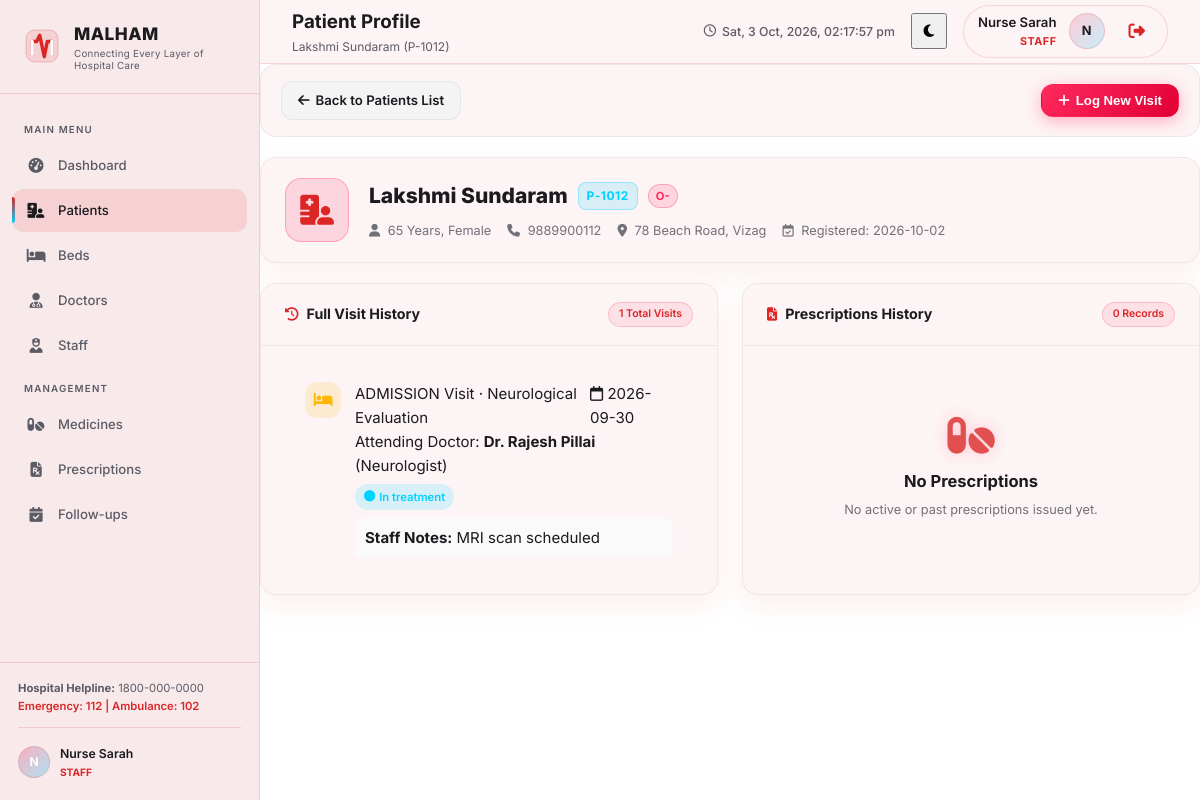
/patients/12 (signed in), run on an earlier commit of the app's database.
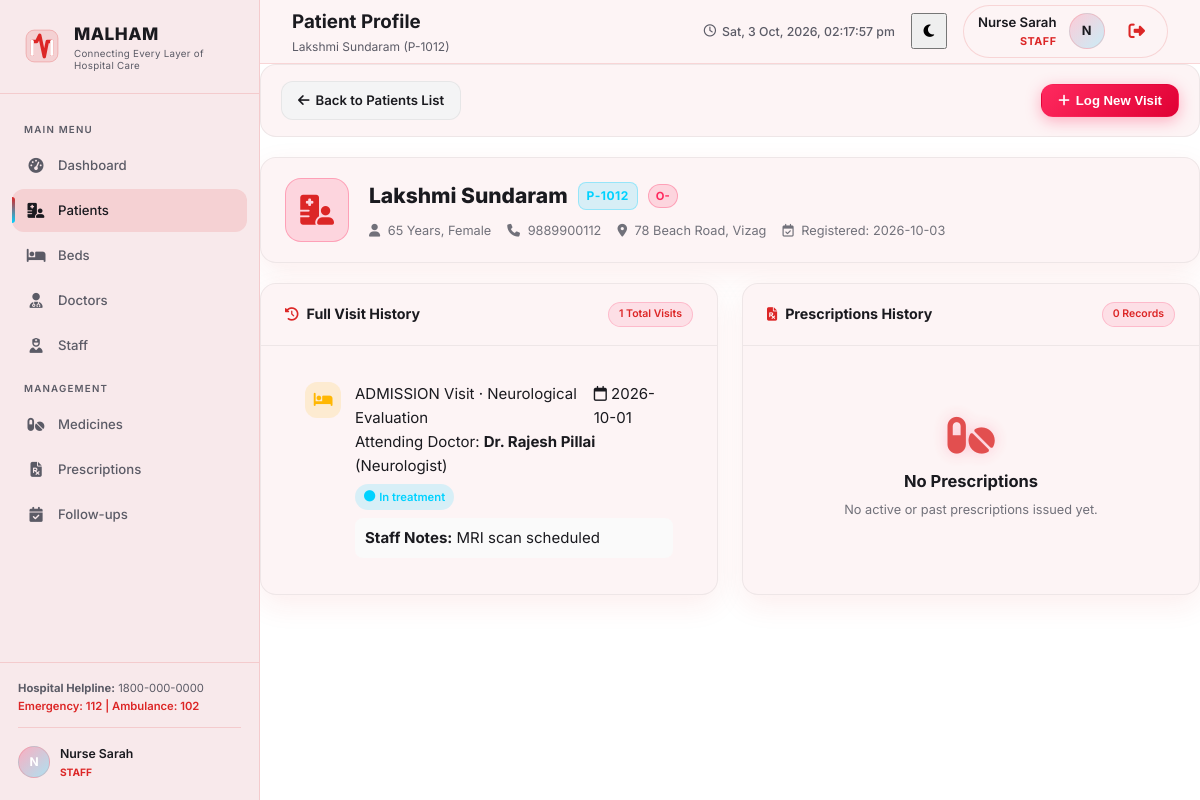
And on a later commit of the database.
### tables this page shows
CREATE TABLE patients (
            id              INTEGER PRIMARY KEY AUTOINCREMENT,
            patient_code    TEXT UNIQUE,
            name            TEXT NOT NULL,
            age             INTEGER,
            gender          TEXT,
            phone           TEXT,
            address         TEXT,
            blood_group     TEXT,
            registered_on   TEXT DEFAULT (date('now')),
            admission_date  TEXT,
            discharge_date  TEXT,
            status          TEXT DEFAULT 'admitted',  -- admitted / discharged / emergency
            department      TEXT,
            created_at      TEXT DEFAULT (datetime('now'))
        );

CREATE TABLE visits (
            id           INTEGER PRIMARY KEY AUTOINCREMENT,
            patient_id   INTEGER NOT NULL,
            doctor_id    INTEGER,
            visit_date   TEXT NOT NULL,              -- YYYY-MM-DD
            visit_type   TEXT DEFAULT 'opd',         -- opd / emergency / admission
            reason       TEXT,
            triage_level TEXT DEFAULT 'stable',      -- critical / urgent / stable (for emergency)
            status       TEXT DEFAULT 'waiting',     -- waiting / in-treatment / discharged
            notes        TEXT,
            created_at   TEXT DEFAULT (datetime('now')),
            FOREIGN KEY (patient_id) REFERENCES patients(id),
            FOREIGN KEY (doctor_id) REFERENCES doctors(id)
        );

CREATE TABLE doctors (
            id              INTEGER PRIMARY KEY AUTOINCREMENT,
            name            TEXT NOT NULL,
            specialization  TEXT,
            phone           TEXT,
            email           TEXT,
            status          TEXT DEFAULT 'available',  -- available / busy / off-duty
            shift           TEXT DEFAULT 'morning',    -- morning / evening / night
            created_at      TEXT DEFAULT (datetime('now'))
        );

### app.py (the view, shortened to what this page needs)
@app.route("/patients/<int:patient_id>")
@role_required('head_doctor', 'doctor', 'staff', 'patient')
def patient_profile(patient_id):
    if g.user['role'] == 'patient' and g.user['patient_id'] != patient_id:
        return render_template('403.html'), 403
    patient = query_db("SELECT * FROM patients WHERE id=?", (patient_id,), one=True)
    if not patient:
        return redirect(url_for("patients"))
    visit_history = query_db(
        "SELECT v.*, d.name AS doctor_name, d.specialization "
        "FROM visits v "
        "LEFT JOIN doctors d ON v.doctor_id = d.id "
        "WHERE v.patient_id=? "
        "ORDER BY v.visit_date DESC, v.id DESC",
        (patient_id,)
    )
    prescriptions_list = query_db(
        "SELECT pr.*, d.name AS doctor_name, "
        "       (SELECT COUNT(*) FROM prescription_items WHERE prescription_id = pr.id) AS item_count "
        "FROM prescriptions pr "
        "LEFT JOIN doctors d ON pr.doctor_id = d.id "
        "WHERE pr.patient_id=? "
        "ORDER BY pr.issued_on DESC, pr.id DESC",
        (patient_id,)
    )
    doctors_list = query_db("SELECT id, name, specialization FROM doctors ORDER BY name ASC")
    today_date = datetime.now().strftime("%Y-%m-%d")
    return render_template(
        "patient_profile.html",
        patient=patient,
        visit_history=visit_history,
        prescriptions=prescriptions_list,
        doctors=doctors_list,
        today_date=today_date,
    )

### app.py (called while the page is built)
def get_current_user():
    user_id = session.get("user_id")
    if not user_id:
        return None
    conn = get_db_connection()
    user = conn.execute("SELECT * FROM users WHERE id = ?", (user_id,)).fetchone()
    conn.close()
    return user

@app.before_request
def require_login():
    endpoint = request.endpoint
    if endpoint in ('login', 'static') or (request.path and request.path.startswith('/static')):
        return None
    if 'user_id' not in session:
        return redirect(url_for('login'))
    g.user = get_current_user()
    if not g.user:
        session.clear()
        return redirect(url_for('login'))

@app.context_processor
def inject_globals():
    return dict(
        current_user=getattr(g, 'user', None),
        attendance_demo_mode=ATTENDANCE_DEMO_MODE
    )

def query_db(sql, args=(), one=False):
    conn = get_db_connection()
    rows = conn.execute(sql, args).fetchall()
    conn.close()
    result = [dict(row) for row in rows]
    return result[0] if one and result else result

### database.py (called while the page is built)
def get_db_connection():
    conn = sqlite3.connect(DATABASE)
    conn.row_factory = sqlite3.Row  # allows dict-like access to rows
    return conn

### templates/patient_profile.html (shortened to what the changed rows need)
{% extends "base.html" %}
{% block page_title %}Patient Profile{% endblock %}
{% block page_subtitle %}{{ patient.name }} ({{ patient.patient_code or ('P-' ~ (patient.id + 1000)) }}){% endblock %}
{% block content %}
<div class="patient-profile-container">
    <div class="card animate-in">
        <div class="card-body">
            <div class="profile-header-flex">
                <div class="profile-main-info">
                    <div class="flex-align-center gap-10">
                        <h2>{{ patient.name }}</h2>
                        <span class="patient-code-badge font-lg">{{ patient.patient_code or ('P-' ~ (patient.id + 1000)) }}</span>
                        <span class="badge-blood">{{ patient.blood_group or 'N/A' }}</span>
                    </div>
                    <div class="profile-meta-row">
                        <span><i class="fa-solid fa-user"></i> {{ patient.age or 'N/A' }} Years, {{ patient.gender or 'N/A' }}</span>
                        <span><i class="fa-solid fa-phone"></i> {{ patient.phone or 'N/A' }}</span>
                        <span><i class="fa-solid fa-location-dot"></i> {{ patient.address or 'N/A' }}</span>
                        <span><i class="fa-regular fa-calendar-check"></i> Registered: {{ patient.registered_on or patient.admission_date or 'N/A' }}</span>
                    </div>
                </div>
            </div>
        </div>
    </div>
    <div class="section-grid-2">
        <div class="card animate-in">
            <div class="card-body p-0">
                {% if visit_history %}
                <ul class="visit-timeline-list">
                    {% for v in visit_history %}
                    <li class="visit-timeline-item">
                        <div class="vt-icon vt-type-{{ v.visit_type }}">
                            {% if v.visit_type == 'emergency' %}
                            <i class="fa-solid fa-truck-medical text-rose-600"></i>
                            {% elif v.visit_type == 'admission' %}
                            <i class="fa-solid fa-bed"></i>
                            {% else %}
                            <i class="fa-solid fa-stethoscope"></i>
                            {% endif %}
                        </div>
                        <div class="vt-content">
                            <div class="flex-between flex-align-center">
                                <div class="vt-title font-semibold">
                                    {{ v.visit_type|upper }} Visit · <span class="text-muted">{{ v.reason or 'General' }}</span>
                                </div>
                                <span class="vt-date text-xs text-muted"><i class="fa-regular fa-calendar"></i> {{ v.visit_date }}</span>
                            </div>
                            <div class="vt-details text-xs">
                                Attending Doctor: <strong>{{ v.doctor_name or 'Unassigned' }}</strong>
                                {% if v.specialization %}({{ v.specialization }}){% endif %}
                            </div>
                            <div class="vt-status-row flex-align-center gap-10 mt-6">
                                <span class="badge-vstatus status-{{ v.status }}">
                                    <i class="fa-solid fa-circle"></i> {{ v.status|replace('-', ' ')|capitalize }}
                                </span>
                            </div>
                            {% if v.notes %}
                            <div class="vt-notes-box text-xs">
                                <strong>Staff Notes:</strong> {{ v.notes }}
                            </div>
                            {% endif %}
                        </div>
                    </li>
                    {% endfor %}
                </ul>
                {% else %}
                <div class="empty-state">
                    <i class="fa-solid fa-folder-open"></i>
                    <h3>No Visit History</h3>
                    <p>No recorded visits found for this patient.</p>
                </div>
                {% endif %}
            </div>
        </div>
    </div>
</div>
{% endblock %}

What changed in the data, as far as the page shows it:
changed patients "Lakshmi Sundaram": registered_on "2026-10-02" → "2026-10-03"
changed visits "ADMISSION": visit_date "2026-09-30" → "2026-10-01"
